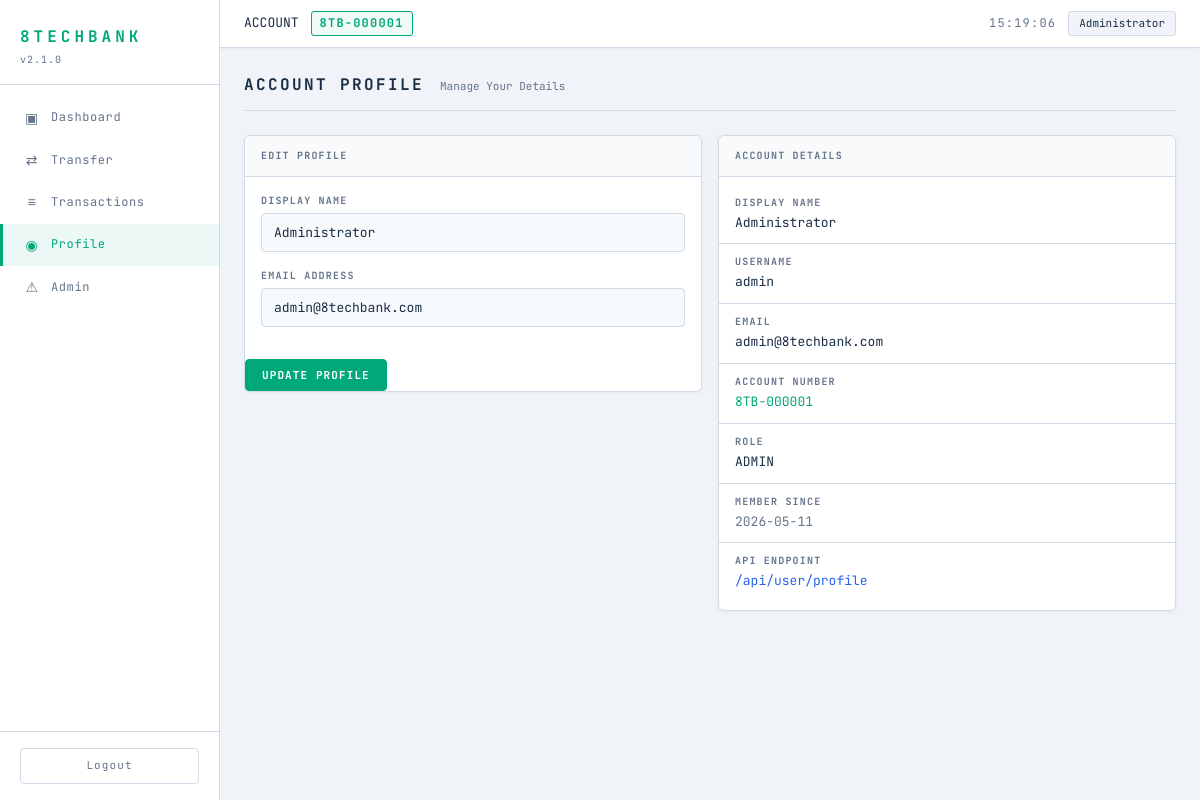
Screenshot of /profile (signed in) with the database file from the repository.
### tables this page shows
CREATE TABLE users (
    id INTEGER PRIMARY KEY AUTOINCREMENT,
    username TEXT NOT NULL UNIQUE,
    email TEXT NOT NULL UNIQUE,
    password TEXT NOT NULL,
    display_name TEXT NOT NULL,
    account_number TEXT NOT NULL UNIQUE,
    balance REAL NOT NULL DEFAULT 1000.00,
    role TEXT NOT NULL DEFAULT 'user',
    created_at TIMESTAMP DEFAULT CURRENT_TIMESTAMP
);

### routes/profile.py (the view, shortened to what this page needs)
@profile_bp.route('/profile', methods=['GET', 'POST'])
def profile():
    if 'user_id' not in session:
        return redirect(url_for('auth.login'))
    user_id = session['user_id']
    error = None
    success = None
    user = raw_query("SELECT * FROM users WHERE id=" + str(user_id), fetchone=True)
    return render_template('profile.html', user=user, error=error, success=success)

### database.py (called while the page is built)
def get_db():
    conn = sqlite3.connect(DATABASE_PATH)
    conn.row_factory = sqlite3.Row
    return conn

def raw_query(sql, fetchone=False):
    conn = get_db()
    try:
        if isinstance(sql, (list, tuple)) and len(sql) == 2:
            sql_text, params = sql
            cur = conn.execute(sql_text, params)
        else:
            cur = conn.execute(sql)
        conn.commit()
        if fetchone:
            return cur.fetchone()
        return cur.fetchall()
    finally:
        conn.close()

### templates/profile.html (shortened to what this page needs)
{% extends "base.html" %}
{% block content %}
<div class="page-header">
    <h2 class="page-title">ACCOUNT PROFILE</h2>
    <span class="page-subtitle">Manage Your Details</span>
</div>
<div class="profile-layout">
    <div class="profile-form-col">
        <div class="card">
            <div class="card-header">
                <span class="micro-label">EDIT PROFILE</span>
            </div>
            <form method="POST" action="{{ url_for('profile.profile') }}">
                <div class="form-group">
                    <label class="micro-label">DISPLAY NAME</label>
                    <input type="text" name="display_name" class="form-input"
                           value="{{ user.display_name }}">
                </div>
                <div class="form-group">
                    <label class="micro-label">EMAIL ADDRESS</label>
                    <input type="email" name="email" class="form-input"
                           value="{{ user.email }}">
                </div>
                <button type="submit" class="btn btn-primary">UPDATE PROFILE</button>
            </form>
        </div>
    </div>
    <div class="profile-info-col">
        <div class="card">
            <div class="card-header">
                <span class="micro-label">ACCOUNT DETAILS</span>
            </div>
            <div class="info-rows">
                <div class="info-row">
                    <span class="micro-label">DISPLAY NAME</span>
                    <span class="info-value">{{ user.display_name | safe }}</span>
                </div>
                <div class="info-row">
                    <span class="micro-label">USERNAME</span>
                    <span class="info-value mono">{{ user.username }}</span>
                </div>
                <div class="info-row">
                    <span class="micro-label">EMAIL</span>
                    <span class="info-value">{{ user.email }}</span>
                </div>
                <div class="info-row">
                    <span class="micro-label">ACCOUNT NUMBER</span>
                    <span class="info-value mono accent">{{ user.account_number }}</span>
                </div>
                <div class="info-row">
                    <span class="micro-label">ROLE</span>
                    <span class="info-value">{{ user.role | upper }}</span>
                </div>
                <div class="info-row">
                    <span class="micro-label">MEMBER SINCE</span>
                    <span class="info-value muted">{{ user.created_at[:10] }}</span>
                </div>
                <div class="info-row">
                    <span class="micro-label">API ENDPOINT</span>
                    <a href="{{ url_for('api.api_user_profile') }}" class="info-value link">/api/user/profile</a>
                </div>
            </div>
        </div>
    </div>
</div>
{% endblock %}

### templates/base.html (shortened to what this page needs)
<!DOCTYPE html>
<html lang="en">
<head>
    <link rel="stylesheet" href="{{ url_for('static', filename='style.css') }}">
</head>
<body>
    <div class="layout">
        <aside class="sidebar">
            <div class="sidebar-header">
                <h1 class="logo">8TECHBANK</h1>
                <div class="version">v2.1.0</div>
            </div>
            <nav class="sidebar-nav">
                <a href="{{ url_for('dashboard.dashboard') }}" class="nav-item {% if request.endpoint == 'dashboard.dashboard' %}active{% endif %}">
                    <span class="nav-icon">▣</span>
                    <span>Dashboard</span>
                </a>
                <a href="{{ url_for('transfer.transfer') }}" class="nav-item {% if request.endpoint == 'transfer.transfer' %}active{% endif %}">
                    <span class="nav-icon">⇄</span>
                    <span>Transfer</span>
                </a>
                <a href="{{ url_for('transactions.transactions') }}" class="nav-item {% if request.endpoint == 'transactions.transactions' %}active{% endif %}">
                    <span class="nav-icon">≡</span>
                    <span>Transactions</span>
                </a>
                <a href="{{ url_for('profile.profile') }}" class="nav-item {% if request.endpoint == 'profile.profile' %}active{% endif %}">
                    <span class="nav-icon">◉</span>
                    <span>Profile</span>
                </a>
                {% if session.get('role') == 'admin' %}
                <a href="{{ url_for('admin.admin') }}" class="nav-item {% if request.endpoint == 'admin.admin' %}active{% endif %}">
                    <span class="nav-icon">⚠</span>
                    <span>Admin</span>
                </a>
                {% endif %}
            </nav>
            <div class="sidebar-footer">
                <a href="{{ url_for('auth.logout') }}" class="logout-btn">Logout</a>
            </div>
        </aside>
        <main class="main-content">
            <header class="topbar">
                <div class="topbar-left">
                    <span class="label">ACCOUNT</span>
                    <span class="account-badge">{{ session.account_number }}</span>
                </div>
                <div class="topbar-right">
                    <div class="clock" id="liveClock">--:--:--</div>
                    <div class="user-pill">{{ session.display_name }}</div>
                </div>
            </header>
            <div class="content">
                {% block content %}{% endblock %}
            </div>
        </main>
    </div>
</body>
</html>

### rows the page displays
users: account_number "8TB-000001", display_name "Administrator", email "admin@8techbank.com", username "admin", role "ADMIN", created_at "2026-05-11"
